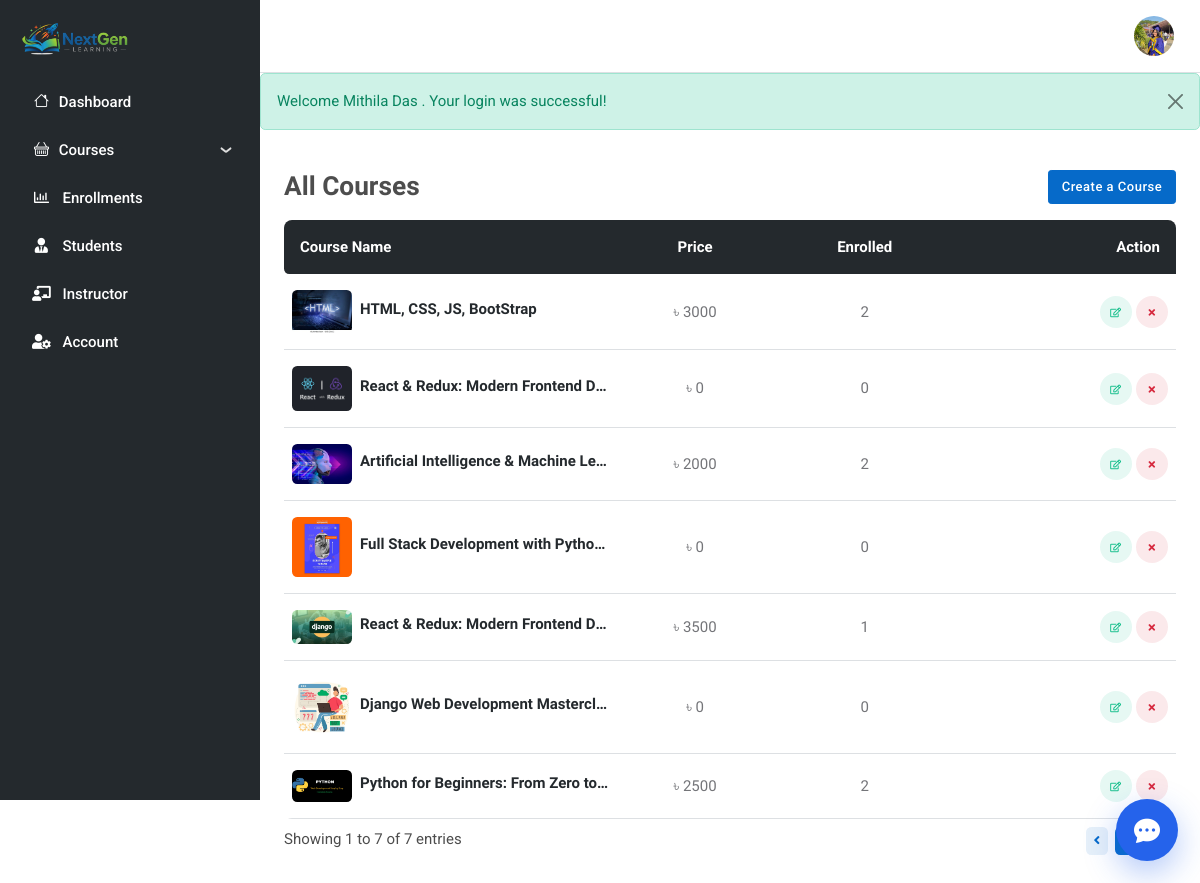
Screenshot of /admin/all_courses.php (signed in) with the database file from the repository.
### tables this page shows
CREATE TABLE `users` (
  `id` int(11) NOT NULL,
  `role` enum('student','admin','instructor') NOT NULL DEFAULT 'student',
  `first_name` varchar(255) NOT NULL,
  `last_name` varchar(255) NOT NULL,
  `phone` varchar(255) NOT NULL,
  `email` varchar(255) NOT NULL,
  `password` varchar(255) NOT NULL,
  `avatar` varchar(255) DEFAULT NULL,
  `created_at` datetime NOT NULL DEFAULT current_timestamp(),
  `updated_at` datetime NOT NULL DEFAULT current_timestamp()
);

CREATE TABLE `courses` (
  `id` bigint(20) NOT NULL,
  `title` varchar(255) NOT NULL,
  `short_desc` text NOT NULL,
  `description` text NOT NULL,
  `thumbnail` varchar(255) NOT NULL,
  `video` varchar(255) NOT NULL,
  `duration` varchar(255) NOT NULL,
  `instructor` int(11) DEFAULT NULL,
  `price` varchar(255) NOT NULL,
  `total_lectures` int(11) NOT NULL,
  `language` varchar(11) NOT NULL,
  `instructor_id` int(11) NOT NULL,
  `status` varchar(255) NOT NULL DEFAULT 'upcomming',
  `created_at` datetime NOT NULL DEFAULT current_timestamp(),
  `updated_at` datetime NOT NULL DEFAULT current_timestamp() ON UPDATE current_timestamp(),
  `upcoming` varchar(20) DEFAULT 'live'
);

### includes/get_records.php (called while the page is built, shortened)
<?php
function get_records_by_conditions_with_pagination(
  $conn,
  $table_name,
  $conditions,
  $limit,
  $offset
) {
  $sql = "
    SELECT *
    FROM $table_name
    WHERE $conditions
    ORDER BY id DESC
    LIMIT $limit OFFSET $offset
  ";
  $results = [];
  if ($result = $conn->query($sql)) {
    while ($row = $result->fetch_assoc()) {
      $results[] = $row;
    }
  } else {
    $_SESSION['error_message'] = "Error: " . $conn->error;
  }
  $count_sql = "
    SELECT COUNT(*) AS total
    FROM $table_name
    WHERE $conditions
  ";
  $total_records = 0;
  if ($count_result = $conn->query($count_sql)) {
    $total_row = $count_result->fetch_assoc();
    $total_records = $total_row['total'];
  }
  return [
    'data'  => $results,
    'total' => $total_records
  ];
}

### includes/get_totals.php (called while the page is built, shortened)
<?php
function total_enrolled($conn, $course_id)
{
  $sql = "SELECT COUNT(*) AS count FROM enrollments WHERE course_id = $course_id AND status = 'success'";
  $result = mysqli_query($conn, $sql);
  $row = mysqli_fetch_assoc($result);
  return $row['count'] ?? 0;
}

### includes/helpers.php (called while the page is built, shortened)
<?php
function is_active_page($page_name, $query_key = null, $query_value = null)
{
    $current_page = basename($_SERVER['PHP_SELF']);
    if ($current_page == $page_name) {
        return 'active';
    }
    return '';
}
function isUser($role) {
    return $_SESSION['user_role'] == $role;
}
function isAuthor($user_id) {
    return $_SESSION['user_id'] == $user_id;
}

### includes/get_user_by_id.php (called while the page is built, shortened)
<?php
function get_user($conn, $user_id)
{
    $stmt = $conn->prepare("SELECT * FROM users WHERE id = ?");
    $stmt->bind_param("s", $user_id);
    if (!$stmt->execute()) {
        echo "Error executing query: " . $stmt->error;
        return null;
    }
    $result = $stmt->get_result();
    if ($result->num_rows > 0) {
        $user = $result->fetch_assoc();
        return $user;
    } else {
        echo "No user found with the given email.";
        $stmt->close();
        return null;
    }
}
?>

### admin/all_courses.php (the view, shortened to what this page needs)
<?php
include('../includes/db.php');
include('../includes/get_totals.php');
include('../includes/get_records.php');
include('../includes/helpers.php');
$limit = 10;
$page = isset($_GET['page']) ? (int)$_GET['page'] : 1;
$offset = ($page - 1) * $limit;
$result = get_records_by_conditions_with_pagination($conn, 'courses', '1', $limit, $offset);
$courses = $result['data'];
$total_records = $result['total'];
$total_pages = ceil($total_records / $limit);
$start_record = ($page - 1) * $limit + 1;
$end_record = min($start_record + $limit - 1, $total_records);
?>
<div class="page-content-wrapper border-none shadow-none m-0">
  <div class="row mb-3">
    <div class="col-12 d-sm-flex justify-content-between align-items-center">
      <h4 class=" mb-2 mb-sm-0">All Courses</h4>
      <a href="create_course.php" class="btn btn-sm btn-primary mb-0">Create a Course</a>
    </div>
  </div>
  <div class="card-body">
    <div class="table-responsive border-0 rounded-3">
      <table class="table table-dark-gray align-middle p-4 mb-0 table-hover">
        <thead>
          <tr>
            <th scope="col" class="border-0 px-3 rounded-start" style="width: 30%;">Course Name</th>
            <th scope="col" class="border-0 text-center">Price</th>
            <th scope="col" class="border-0 text-center">Enrolled</th>
            <th scope="col" class="border-0 px-3 text-end">Action</th>
          </tr>
        </thead>
        <tbody>
          <?php foreach ($courses as $course): ?>
            <tr>
              <td>
                <div class="d-flex align-items-center position-relative">
                  <div class="w-60px">
                    <img src="../uploads/img/thumbnails/<?= $course['thumbnail'] ?>" class="rounded" alt="">
                  </div>
                  <h6 class="table-responsive-title mb-0 ms-2">
                    <a href="../course_details.php?id=<?= $course['id'] ?>"
                      class="stretched-link d-inline-block text-truncate"
                      style="max-width: 250px;"><?= $course['title'] ?>
                    </a>
                  </h6>
                </div>
              </td>
              <td class="text-center">৳ <?= htmlspecialchars($course['price']) ?></td>
              <td class="text-center"> <?= total_enrolled($conn, $course['id']) ?></td>
              <td class="">
                <?php if(isAuthor($course['instructor_id'])  || isUser('admin')): ?>
                <div class="d-flex justify-content-end">
                  <a href="edit_course.php?id=<?= $course['id'] ?>" class="btn btn-sm btn-success-soft btn-round me-1 mb-1 mb-md-0"><i class="far fa-fw fa-edit"></i></a>
                  <button class="btn btn-sm btn-danger-soft btn-round mb-0" type="button" data-bs-toggle="modal" data-bs-target="#deleteLecture">
                    <i class="fas fa-fw fa-times"></i>
                  </button>
                </div>
                <?php endif; ?>
              </td>
            </tr>
          <?php endforeach; ?>
        </tbody>
      </table>
    </div>
  </div>
  <div class="card-footer bg-transparent pt-0">
    <div class="d-sm-flex justify-content-sm-between align-items-sm-center">
      <p class="mb-0 text-center text-sm-start">
        Showing <?= $start_record ?> to
        <?= $end_record ?> of
        <?= $total_records ?>
        entries
      </p>
      <nav class="d-flex justify-content-center mb-0" aria-label="navigation">
        <ul class="pagination pagination-sm pagination-primary-soft d-inline-block d-md-flex rounded mb-0">
          <li class="page-item mb-0 <?= ($page <= 1) ? 'disabled' : ''; ?>">
            <a class="page-link" href="?page=<?= max(1, $page - 1); ?>" tabindex="-1">
              <i class="fas fa-angle-left"></i>
            </a>
          </li>
          <?php for ($i = max(1, $page - 2); $i <= min($total_pages, $page + 2); $i++) : ?>
            <li class="page-item mb-0 <?= ($i == $page) ? 'active' : ''; ?>">
              <a class="page-link" href="?page=<?= $i; ?>"><?= $i; ?></a>
            </li>
          <?php endfor; ?>
          <li class="page-item mb-0 <?= ($page >= $total_pages) ? 'disabled' : ''; ?>">
            <a class="page-link" href="?page=<?= min($total_pages, $page + 1); ?>">
            </a>
          </li>
        </ul>
      </nav>
    </div>
  </div>
</div>
<?php
$content = ob_get_clean();
include('../layouts/admin.php');
?>

### layouts/admin.php (shortened to what this page needs)
<?php
include_once('../includes/db.php');
include_once('../includes/helpers.php');
include_once('../includes/get_user_by_id.php');
$user_id = $_SESSION['user_id'];
$user = get_user($conn, $user_id);
?>
<!DOCTYPE html>
<html lang="en">
<head>
    <link rel="stylesheet" type="text/css" href="../assets/vendor/font-awesome/css/all.min.css">
    <link rel="stylesheet" type="text/css" href="../assets/vendor/bootstrap-icons/bootstrap-icons.css">
    <link rel="stylesheet" type="text/css" href="../assets/vendor/choices/css/choices.min.css">
    <link rel="stylesheet" type="text/css" href="https://cdn.jsdelivr.net/npm/glightbox/dist/css/glightbox.min.css">
    <link rel="stylesheet" type="text/css" href="https://cdn.quilljs.com/1.3.7/quill.snow.css">
    <link rel="stylesheet" type="text/css" href="../assets/vendor/stepper/css/bs-stepper.min.css">
    <link rel="stylesheet" type="text/css" href="../assets/vendor/overlay-scrollbar/css/overlayscrollbars.min.css">
    <link rel="stylesheet" type="text/css" href="../assets/css/style.css">
</head>
<body>
    <main>
        <nav class="navbar sidebar navbar-expand-xl navbar-dark bg-dark">
            <div class="d-flex align-items-center">
                <?php $home_url = isUser('admin') ? '../admin/dashboard.php' : '../admin/all_courses.php' ?>
                <a class="navbar-brand d-flex align-items-center gap-2" href="<?= $home_url ?>">
                    <img class="navbar-brand-item" src="../assets/images/logo.png" alt="">
                </a>
            </div>
            <div class="offcanvas offcanvas-start flex-row custom-scrollbar h-100" data-bs-backdrop="true" tabindex="-1" id="offcanvasSidebar">
                <div class="offcanvas-body sidebar-content d-flex flex-column bg-dark">
                    <ul class="navbar-nav flex-column" id="navbar-sidebar">
                        <?php if(isUser('admin')): ?>
                        <li class="nav-item"><a href="dashboard.php" class="nav-link <?= is_active_page('dashboard.php') ?>">
                            <i class="bi bi-house fa-fw me-2"></i>Dashboard</a>
                        </li>
                        <?php endif; ?>
                        <li class="nav-item">
                            <a class="nav-link" data-bs-toggle="collapse" href="#collapsepage" role="button" aria-expanded="false" aria-controls="collapsepage">
                                <i class="bi bi-basket fa-fw me-2"></i>Courses
                            </a>
                        </li>
                        <?php if(isUser('admin')): ?>
                        <li class="nav-item">
                            <a href="enrollments.php" class="nav-link <?= is_active_page('enrollments.php') ?>">
                                <i class="far fa-chart-bar fa-fw me-2"></i>
                                Enrollments
                            </a>
                        </li>
                         <?php endif; ?>
                        <li class="nav-item">
                            <a href="all_students.php" class="nav-link <?= is_active_page('all_students.php') ?>">
                                <i class="fas fa-user-tie fa-fw me-2"></i>
                                Students
                            </a>
                        </li>
                        <li class="nav-item">
                            <a href="all_instructors.php" class="nav-link <?= is_active_page('all_instructors.php') ?>">
                                <i class="fas fa-chalkboard-teacher fa-fw me-2"></i>
                                Instructor
                            </a>
                        </li>
                        <li class="nav-item">
                            <a class="nav-link <?= is_active_page('profile.php') ?>" href="profile.php">
                                <i class="fas fa-user-cog fa-fw me-2"></i>
                                Account
                            </a>
                        </li>
                    </ul>
                </div>
            </div>
        </nav>
        <div class="page-content">
            <nav class="navbar top-bar navbar-light border-bottom shadow-none py-0 py-xl-3">
                <div class="container-fluid p-0">
                    <div class="d-flex align-items-center w-100">
                        <div class="ms-xl-auto">
                            <ul class="navbar-nav flex-row align-items-center">
                                <li class="nav-item ms-2 ms-md-3 dropdown">
                                    <a class="avatar avatar-sm p-0" href="#" id="profileDropdown" role="button" data-bs-auto-close="outside" data-bs-display="static" data-bs-toggle="dropdown" aria-expanded="false">
                                        <?php if ($user['avatar']) { ?>
                                            <img class="avatar-img rounded-circle" src="../uploads/img/users/<?php echo $user['avatar']; ?>" alt="avatar">
                                        <?php } else { ?>
                                            <img class="avatar-img rounded-circle" src="../assets/images/avatar/empty-profile.png" alt="avatar">
                                        <?php } ?>
                                    </a>
                                </li>
                            </ul>
                        </div>
                    </div>
                </div>
            </nav>
            <?php
            if (!empty($_SESSION['error_message']) || !empty($_SESSION['success_message'])) {
                $isError = !empty($_SESSION['error_message']);
                $alertType = $isError ? 'warning' : 'success';
                $message = $isError ? $_SESSION['error_message'] : $_SESSION['success_message'];
                ?>
                <div class="alert alert-<?= $alertType ?> alert-dismissible fade show" role="alert">
                    <?= htmlspecialchars($message) ?>
                    <button type="button" class="btn-close" data-bs-dismiss="alert" aria-label="Close"></button>
                </div>
            <?php
            }
            ?>
            <div>
                <?php echo $content; ?>
            </div>
        </div>
    </main>
    <?php if (empty($hide_default_chatbot)) { $ngChatBasePath = '../'; include '../chatbot/widget.php'; } ?>
</body>
</html>

### rows the page displays
users: avatar (picture)
courses: thumbnail (picture), title "HTML, CSS, JS, BootStrap", price "3000", id "2"
courses: thumbnail (picture), title "React & Redux: Modern Frontend D…", price "0", id "0"
courses: thumbnail (picture), title "Artificial Intelligence & Machine Le…", price "2000", id "2"
courses: thumbnail (picture), title "Full Stack Development with Pytho…", price "0", id "0"
courses: thumbnail (picture), title "React & Redux: Modern Frontend D…", price "3500", id "1"
courses: thumbnail (picture), title "Django Web Development Mastercl…", price "0", id "0"
courses: thumbnail (picture), title "Python for Beginners: From Zero to…", price "2500", id "2"

### other values shown
$message "Welcome Mithila Das . Your login was successful!"
$start_record "1"
$end_record "7"
$total_records "7"
